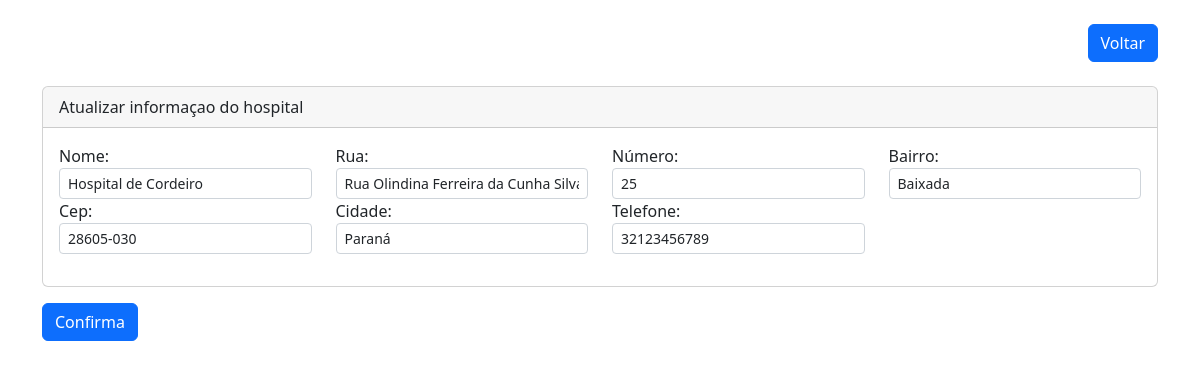
/App/views/user/HospitalView/editarHospital.php?id=4, run on an earlier commit of the app's database.
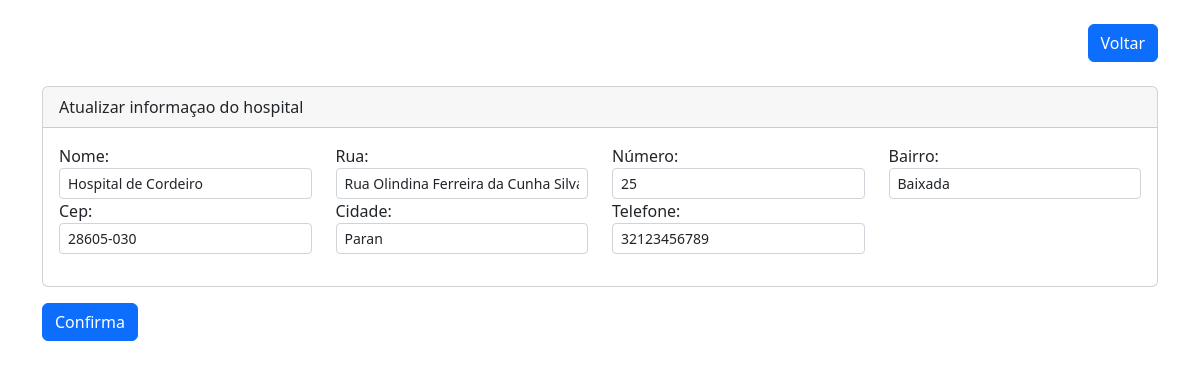
And on a later commit of the database.
### tables this page shows
CREATE TABLE IF NOT EXISTS `hospitais` (
  `id` int NOT NULL AUTO_INCREMENT,
  `nome` varchar(150) NOT NULL,
  `endereco` varchar(150) NOT NULL,
  `numero` int NOT NULL,
  `bairro` varchar(60) NOT NULL,
  `cep` varchar(10) NOT NULL,
  `cidade` varchar(220) NOT NULL,
  `telefone` varchar(13) NOT NULL,
  `created` datetime NOT NULL,
  `modified` datetime DEFAULT NULL,
  PRIMARY KEY (`id`)
);

### App/controllers/Hospital/HospitalEditarController.php (called while the page is built, shortened)
<?php
require_once (__DIR__ ."/../../models/HospitalModel.php");
class editarHospital
{
    private $editar;
    private $nome;
    private $endereco;
    private $numero;
    private $bairro;
    private $cep;
    private $telefone;
    private $cidade;
    public function __construct($id)
    {
        $this->editar = new Hospital();
        $this->criarFormulario($id);
    }
    public function criarFormulario($id)
    {
        $row = $this->editar->pesquisarHospital($id);
        if ($row) {
            $this->nome = $row['nome'];
            $this->endereco = $row['endereco'];
            $this->numero = $row['numero'];
            $this->bairro = $row['bairro'];
            $this->cep = $row['cep'];
            $this->telefone = $row['telefone'];
            $this->cidade = $row['cidade'];
        } else {
            echo "Registro não encontrado ou nome não está definido.";
        }
    }
    public function getNome()
    {
        return $this->nome;
    }
    public function getEndereco()
    {
        return $this->endereco;
    }
    public function getNumero()
    {
        return $this->numero;
    }
    public function getBairro()
    {
        return $this->bairro;
    }
    public function getCep()
    {
        return $this->cep;
    }
    public function getTelefone()
    {
        return $this->telefone;
    }
    public function getCidade()
    {
        return $this->cidade;
    }
}
    $id = filter_input(INPUT_GET, 'id');
$editaHospital = new editarHospital($id);
?>

### App/config/conexao.php (called while the page is built, shortened)
<?php
class Banco
{
    protected $mysqli;
    private function conexao($servidor, $usuario, $senha, $banco)
    {
        try {
            $this->mysqli = new mysqli($servidor, $usuario, $senha, $banco);
        } catch (Exception $e) {
            die($e->getMessage());
        }
    }
    public function getConexao()
    {
        return $this->mysqli;
    }
}
?>

### App/models/HospitalModel.php (called while the page is built, shortened)
<?php
require_once (__DIR__ ."/../dao/HospitalDAO.php");
class Hospital extends Banco
{
    private $hospitalDAO;
    public function __construct()
    {
        $this->hospitalDAO = new HospitalDAO();
    }
    public function pesquisarHospital($id)
    {
        return $this->hospitalDAO->localizarHospital($id);
    }
}
?>

### App/dao/HospitalDAO.php (called while the page is built, shortened)
<?php
require_once(__DIR__ . "/../config/conexao.php");
class HospitalDAO
{
    protected $conexao;
    public function __construct()
    {
        $this->conexao = new Banco();
    }
    public function localizarHospital($id)
    {
        try {
            $stmt = $this->conexao->getConexao()->prepare("SELECT * FROM hospitais WHERE id=?");
            $stmt->bind_param("i", $id);
            $stmt->execute();
            $result = $stmt->get_result();
            return $result->fetch_array(MYSQLI_ASSOC);
        } catch (Exception $e) {
            echo "Erro ao localizar hospital: " . $e->getMessage();
            return null;
        }
    }
}
?>

### App/views/user/HospitalView/editarHospital.php (the view, shortened to what the changed rows need)
<!DOCTYPE html>
<html lang="en">
<head>
    <link rel="stylesheet" href="https://cdn.jsdelivr.net/npm/bootstrap@5.2.2/dist/css/bootstrap.min.css"
>
</head>
<body>
<?php require_once("../../../controllers/Hospital/HospitalEditarController.php"); ?>
<div class="container">
    <form action=" " method="post" enctype="multipart/form-data">
        <div class="card">
            <div class="card-body">
                <div class="row mb-3">
                    <div class="col-md-3">
                        <label>Nome:</label>
                        <input type="text" class="form-control form-control-sm" name="nome"
                               value="<?php echo !empty($editaHospital->getNome()) ? $editaHospital->getNome() : ''; ?>">
                    </div>
                    <div class="col-md-3">
                        <label>Rua:</label>
                        <input type="text" class="form-control form-control-sm" name="endereco"
                               value="<?php echo !empty($editaHospital->getEndereco()) ? $editaHospital->getEndereco() : ''; ?>">
                    </div>
                    <div class="col-md-3">
                        <label>Número:</label>
                        <input type="text" class="form-control form-control-sm" name="numero"
                               value="<?php echo !empty($editaHospital->getNumero()) ? $editaHospital->getNumero() : ''; ?>">
                    </div>
                    <div class="col-md-3">
                        <label>Bairro:</label>
                        <input type="text" class="form-control form-control-sm" name="bairro"
                               value="<?php echo !empty($editaHospital->getBairro()) ? $editaHospital->getBairro() : ''; ?>">
                    </div>
                    <div class="col-md-3">
                        <label>Cep:</label>
                        <input type="text" class="form-control form-control-sm" name="cep"
                               value="<?php echo !empty($editaHospital->getCep()) ? $editaHospital->getCep() : ''; ?>">
                    </div>
                    <div class="col-md-3">
                        <label>Cidade:</label>
                        <input type="text" class="form-control form-control-sm" name="cidade"
                               value="<?php echo !empty($editaHospital->getCidade()) ? $editaHospital->getCidade() : ''; ?>">
                    </div>
                    <div class="col-md-3">
                        <label>Telefone:</label>
                        <input type="text" class="form-control form-control-sm" name="telefone"
                               value="<?php echo !empty($editaHospital->getTelefone()) ? $editaHospital->getTelefone() : ''; ?>">
                    </div>
                </div>
            </div>
        </div>
    </form>
</div>
</body>
</html>

What changed in the data, as far as the page shows it:
changed hospitais "Hospital de Cordeiro": cidade "Paraná" → "Paran"
